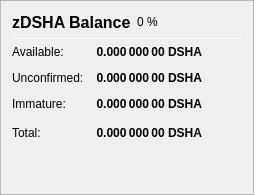
                   <widget class="QFrame" name="frame_ZerocoinBalances">
                    <property name="frameShape">
                     <enum>QFrame::StyledPanel</enum>
                    </property>
                    <property name="frameShadow">
                     <enum>QFrame::Raised</enum>
                    </property>
                    <layout class="QVBoxLayout" name="verticalLayout_7">
                     <item>
                      <layout class="QHBoxLayout" name="horizontalLayout_8" stretch="0,0,0">
                       <item>
                        <widget class="QLabel" name="label_5z_3">
                         <property name="minimumSize">
                          <size>
                           <width>0</width>
                           <height>20</height>
                          </size>
                         </property>
                         <property name="font">
                          <font>
                           <pointsize>12</pointsize>
                           <weight>75</weight>
                           <bold>true</bold>
                          </font>
                         </property>
                         <property name="text">
                          <string>zDSHA Balance</string>
                         </property>
                        </widget>
                       </item>
                       <item>
                        <widget class="QLabel" name="labelzDSHAPercent">
                         <property name="text">
                          <string notr="true">0 %</string>
                         </property>
                        </widget>
                       </item>
                       <item>
                        <spacer name="horizontalSpacer_11">
                         <property name="orientation">
                          <enum>Qt::Horizontal</enum>
                         </property>
                         <property name="sizeHint" stdset="0">
                          <size>
                           <width>40</width>
                           <height>20</height>
                          </size>
                         </property>
                        </spacer>
                       </item>
                      </layout>
                     </item>
                     <item>
                      <widget class="Line" name="line_ZerocoinBalance">
                       <property name="minimumSize">
                        <size>
                         <width>0</width>
                         <height>1</height>
                        </size>
                       </property>
                       <property name="maximumSize">
                        <size>
                         <width>16777215</width>
                         <height>1</height>
                        </size>
                       </property>
                       <property name="orientation">
                        <enum>Qt::Horizontal</enum>
                       </property>
                      </widget>
                     </item>
                     <item>
                      <layout class="QGridLayout" name="gridLayout_5">
                       <property name="spacing">
                        <number>12</number>
                       </property>
                       <item row="1" column="0">
                        <widget class="QLabel" name="labelzBalanceMatureText">
                         <property name="toolTip">
                          <string>Mature: more than 20 confirmation and more than 1 mint of the same denomination after it was minted.
These zDSHA are spendable.</string>
                         </property>
                         <property name="text">
                          <string>Available:</string>
                         </property>
                        </widget>
                       </item>
                       <item row="1" column="1">
                        <widget class="QLabel" name="labelzBalanceMature">
                         <property name="font">
                          <font>
                           <weight>75</weight>
                           <bold>true</bold>
                          </font>
                         </property>
                         <property name="toolTip">
                          <string>Mature: more than 20 confirmation and more than 1 mint of the same denomination after it was minted.
These zDSHA are spendable.</string>
                         </property>
                         <property name="text">
                          <string notr="true">0.000 000 00 DSHA</string>
                         </property>
                         <property name="alignment">
                          <set>Qt::AlignRight|Qt::AlignTrailing|Qt::AlignVCenter</set>
                         </property>
                        </widget>
                       </item>
                       <item row="2" column="0">
                        <widget class="QLabel" name="labelzBalanceUnconfirmedText">
                         <property name="toolTip">
                          <string>Unconfirmed: less than 20 confirmations
Immature: confirmed, but less than 1 mint of the same denomination after it was minted</string>
                         </property>
                         <property name="text">
                          <string>Unconfirmed:</string>
                         </property>
                        </widget>
                       </item>
                       <item row="2" column="1">
                        <widget class="QLabel" name="labelzBalanceUnconfirmed">
                         <property name="font">
                          <font>
                           <weight>75</weight>
                           <bold>true</bold>
                          </font>
                         </property>
                         <property name="toolTip">
                          <string>Unconfirmed: less than 20 confirmations
Immature: confirmed, but less than 1 mint of the same denomination after it was minted</string>
                         </property>
                         <property name="text">
                          <string notr="true">0.000 000 00 DSHA</string>
                         </property>
                         <property name="alignment">
                          <set>Qt::AlignRight|Qt::AlignTrailing|Qt::AlignVCenter</set>
                         </property>
                        </widget>
                       </item>
                       <item row="3" column="0">
                        <widget class="QLabel" name="labelzBalanceImmatureText">
                         <property name="toolTip">
                          <string>Unconfirmed: less than 20 confirmations
Immature: confirmed, but less than 1 mint of the same denomination after it was minted</string>
                         </property>
                         <property name="text">
                          <string>Immature:</string>
                         </property>
                        </widget>
                       </item>
                       <item row="3" column="1">
                        <widget class="QLabel" name="labelzBalanceImmature">
                         <property name="font">
                          <font>
                           <weight>75</weight>
                           <bold>true</bold>
                          </font>
                         </property>
                         <property name="toolTip">
                          <string>Unconfirmed: less than 20 confirmations
Immature: confirmed, but less than 1 mint of the same denomination after it was minted</string>
                         </property>
                         <property name="text">
                          <string notr="true">0.000 000 00 DSHA</string>
                         </property>
                         <property name="alignment">
                          <set>Qt::AlignRight|Qt::AlignTrailing|Qt::AlignVCenter</set>
                         </property>
                        </widget>
                       </item>
                       <item row="4" column="0">
                        <widget class="QLabel" name="labelzBalanceText">
                         <property name="toolTip">
                          <string>Your current zDSHA balance, unconfirmed and immature zDSHA included.</string>
                         </property>
                         <property name="text">
                          <string>Total:</string>
                         </property>
                        </widget>
                       </item>
                       <item row="4" column="1">
                        <widget class="QLabel" name="labelzBalance">
                         <property name="font">
                          <font>
                           <weight>75</weight>
                           <bold>true</bold>
                          </font>
                         </property>
                         <property name="cursor">
                          <cursorShape>IBeamCursor</cursorShape>
                         </property>
                         <property name="toolTip">
                          <string>Your current zDSHA balance, unconfirmed and immature zDSHA included.</string>
                         </property>
                         <property name="text">
                          <string notr="true">0.000 000 00 DSHA</string>
                         </property>
                         <property name="alignment">
                          <set>Qt::AlignRight|Qt::AlignTrailing|Qt::AlignVCenter</set>
                         </property>
                         <property name="textInteractionFlags">
                          <set>Qt::LinksAccessibleByMouse|Qt::TextSelectableByKeyboard|Qt::TextSelectableByMouse</set>
                         </property>
                        </widget>
                       </item>
                       <item row="4" column="2">
                        <spacer name="horizontalSpacer_4">
                         <property name="orientation">
                          <enum>Qt::Horizontal</enum>
                         </property>
                         <property name="sizeHint" stdset="0">
                          <size>
                           <width>40</width>
                           <height>20</height>
                          </size>
                         </property>
                        </spacer>
                       </item>
                      </layout>
                     </item>
                     <item>
                      <spacer name="verticalSpacer_4">
                       <property name="orientation">
                        <enum>Qt::Vertical</enum>
                       </property>
                       <property name="sizeHint" stdset="0">
                        <size>
                         <width>20</width>
                         <height>40</height>
                        </size>
                       </property>
                      </spacer>
                     </item>
                    </layout>
                   </widget>
